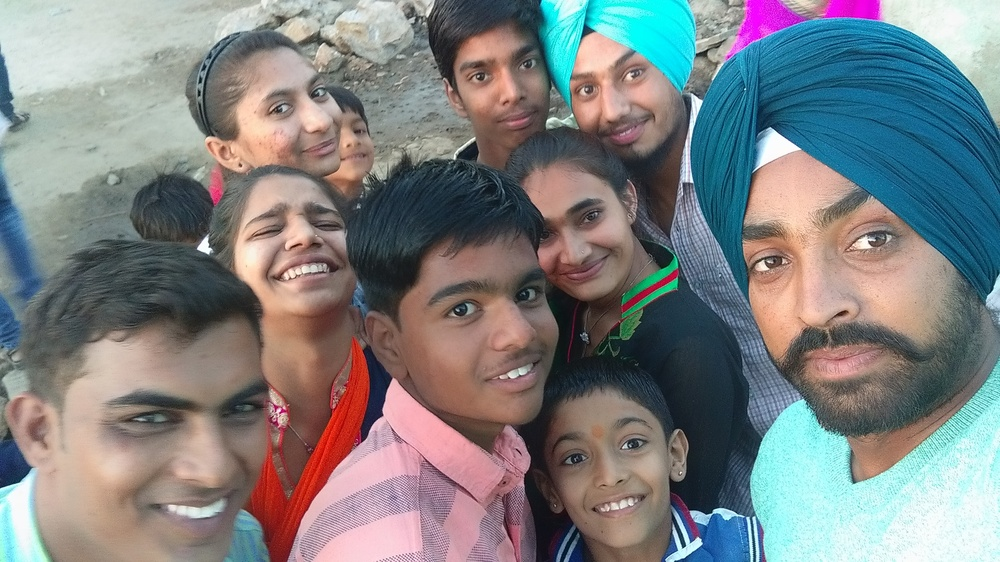
#> input picture python/open cv/img.jpg, 1000 x 562 px, shrunk from 3264 x 1836 before the run, given in place of the camera
$ python eye_blink_game.py
#> lines starting #> are read from the running program, lines starting #| are printed output that depends on the picture; after the words box and inside, x2 and y2 are one past the last pixel; in counts of white or black regions, pixels touching at a corner belong together
import numpy as np
import cv2

face_cascade = cv2.CascadeClassifier('haarcascade_frontalface_default.xml')
eye_cascade = cv2.CascadeClassifier('haarcascade_eye_tree_eyeglasses.xml')

first_read = True

cap = cv2.VideoCapture(0)
ret,img = cap.read()
#> img is the input picture: shape (562, 1000, 3); mean B, G, R 129.9, 128.8, 126.7
while(ret):
    ret,img = cap.read()
    gray = cv2.cvtColor(img,cv2.COLOR_BGR2GRAY)
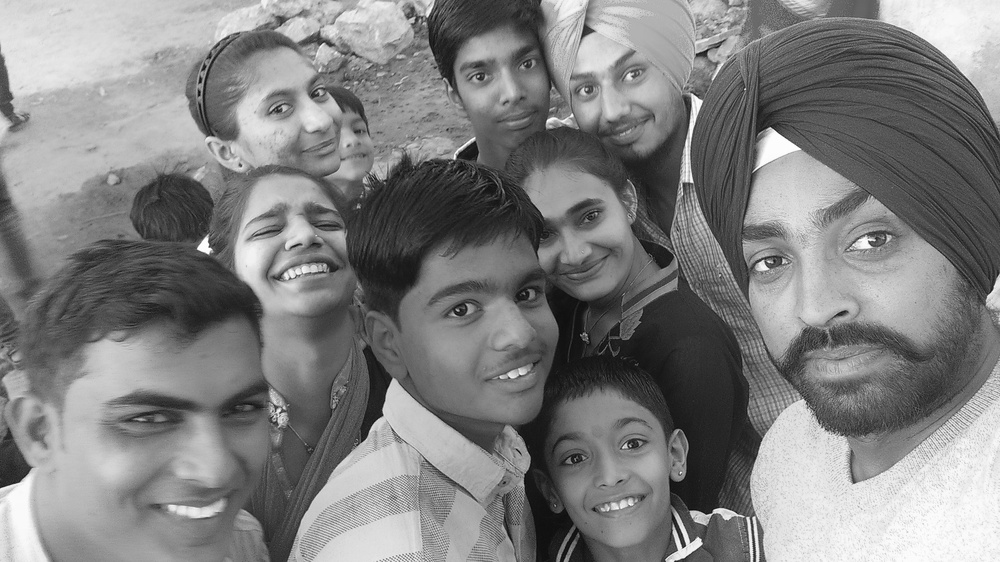
#> gray: shape (562, 1000); min 2, max 255, mean 128.3
    gray = cv2.bilateralFilter(gray,5,1,1)
    faces = face_cascade.detectMultiScale(gray, 1.3, 5,minSize=(200,200))
#> faces = ()
    print(len(faces))
#| 0
    if(len(faces)>0):
        for (x,y,w,h) in faces:
            img = cv2.rectangle(img,(x,y),(x+w,y+h),(0,255,0),2)
            roi_face = gray[y:y+h,x:x+w]
            roi_face_clr = img[y:y+h,x:x+w]
            eyes = eye_cascade.detectMultiScale(roi_face,1.3,5,minSize=(50,50))
            if(len(eyes)>=2):
                if(first_read):
                    cv2.putText(img, "Tracking the Eyes", (100,100), cv2.FONT_HERSHEY_PLAIN, 3,(0,0,255),2)
                else:
                    print('Found')
            else:
                if(first_read):
                    cv2.putText(img,'not found', (100,100), cv2.FONT_HERSHEY_PLAIN, 3,(0,0,255),2)
                else:
                    print(" you loose")
                    first_read=True
    else:
        cv2.putText(img,"No face detected",(100,100),cv2.FONT_HERSHEY_PLAIN, 3, (0,255,0),2)
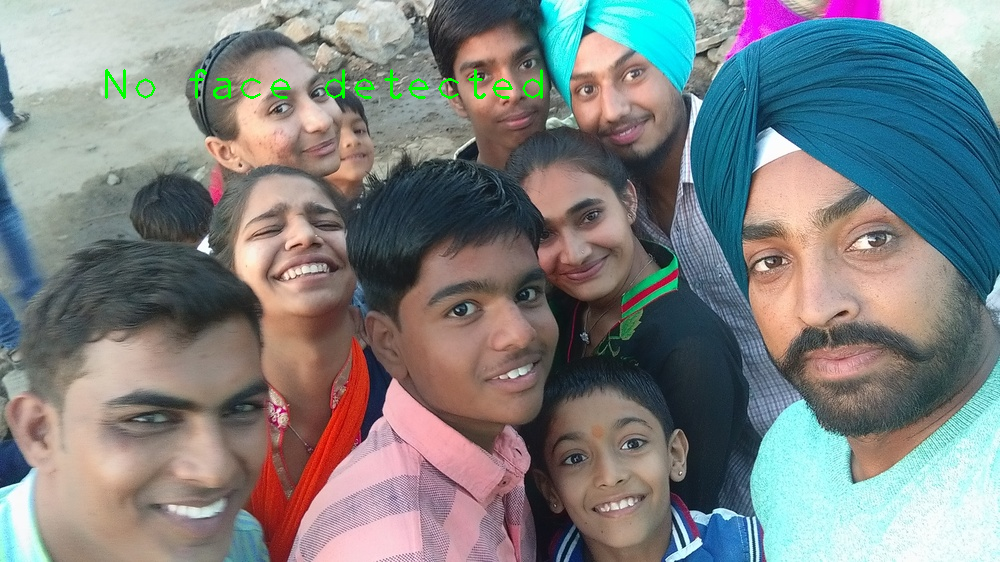
#> img: shape (562, 1000, 3); 0.4% of pixels changed, all inside (x1, y1, x2, y2) = (105, 69, 543, 99)


    cv2.imshow('img',img)
    a = cv2.waitKey(1)
#> (key q is pressed here)
    if(a==ord('q')):
        break
    elif(a==ord('s') and first_read):
        first_read = False


cap.release()
cv2.destroyAllWindows()

$ run again, on python/open cv/bhai.jpg
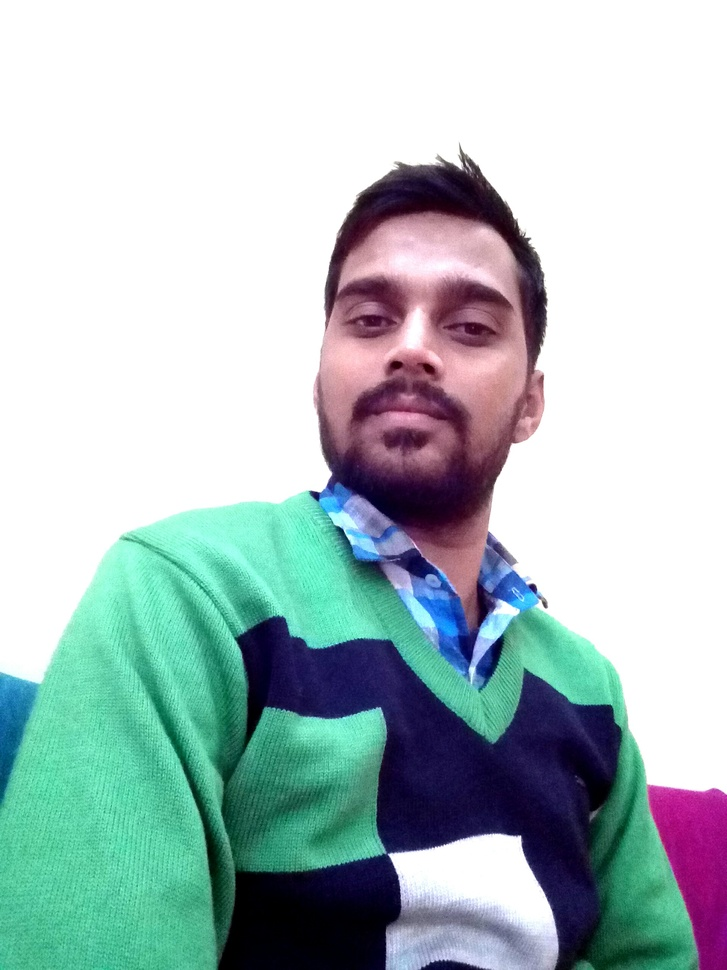
#> input picture python/open cv/bhai.jpg, 727 x 970 px, shrunk from 1920 x 2560 before the run, given in place of the camera
#> img is the input picture: shape (970, 727, 3); mean B, G, R 193.2, 192.3, 173.9
#> faces = [[275, 200, 287, 287]]
#| 1
#> the loop `for (x,y,w,h) in faces:` made 1 pass
#> (x, y, w, h, eyes) on pass 1: (275, 200, 287, 287, [[66, 90, 57, 57], [170, 100, 57, 57]])
#> pass 1, `roi_face_clr = img[y:y+h,x:x+w]`:
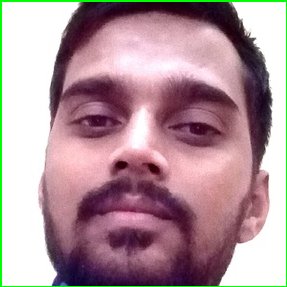
#> roi_face_clr: shape (287, 287, 3); mean B, G, R 154.4, 147.6, 175.9
#> after the loop `for (x,y,w,h) in faces:`:
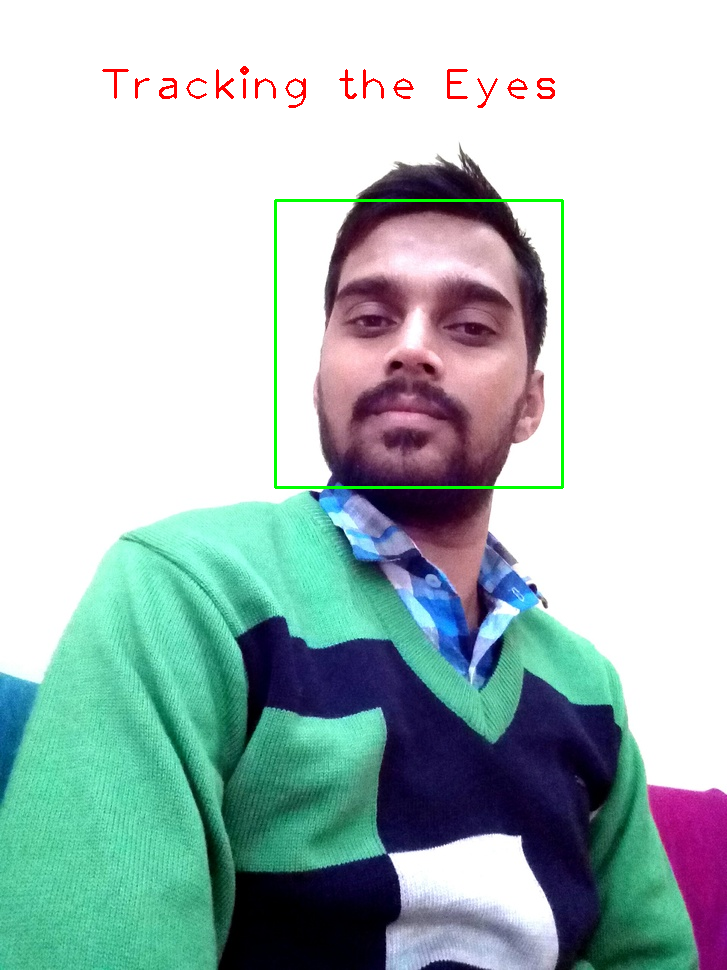
#> img: shape (970, 727, 3); mean B, G, R 191.3, 191.8, 173
